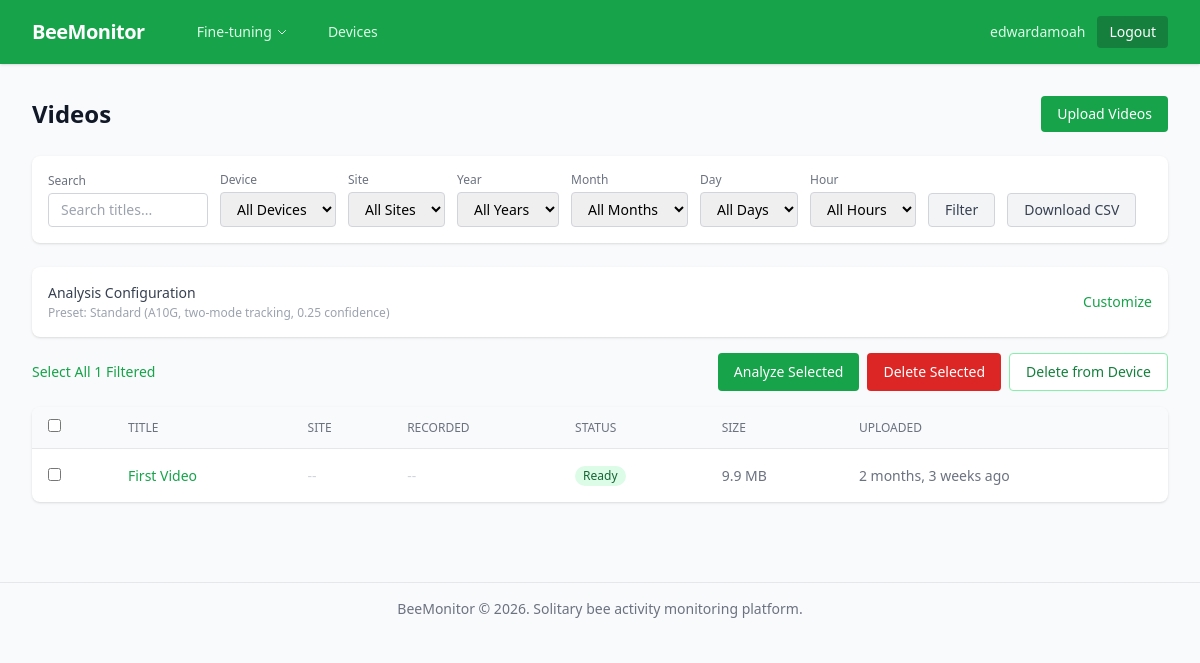
The page /videos/ (signed in) on the database its author committed.
### apps/videos/models.py (models this page shows, shortened)
class Video(models.Model):
    class Status(models.TextChoices):
        UPLOADING = "uploading", "Uploading"
        READY = "ready", "Ready"
        PROCESSING = "processing", "Processing"
        ARCHIVED = "archived", "Archived"
    user = models.ForeignKey(
        settings.AUTH_USER_MODEL,
        on_delete=models.CASCADE,
        related_name="videos",
    )
    source = models.ForeignKey(
        "sources.DataSource",
        on_delete=models.SET_NULL,
        null=True,
        blank=True,
        related_name="videos",
    )
    device = models.ForeignKey(
        "devices.Device",
        on_delete=models.SET_NULL,
        null=True,
        blank=True,
        related_name="videos",
    )
    title = models.CharField(max_length=300)
    storage_key = models.CharField(max_length=500)
    file_size_bytes = models.BigIntegerField()
    duration_seconds = models.FloatField(null=True, blank=True)
    resolution = models.CharField(max_length=20, blank=True)
    fps = models.FloatField(null=True, blank=True)
    uploaded_at = models.DateTimeField(auto_now_add=True)
    status = models.CharField(
        max_length=20,
        choices=Status.choices,
        default=Status.UPLOADING,
    )
    metadata = models.JSONField(default=dict, blank=True)
    recorded_at = models.DateTimeField(null=True, blank=True, help_text="When the video was recorded")
    site_name = models.CharField(max_length=200, blank=True, help_text="Field site name")
    year = models.IntegerField(null=True, blank=True)
    month = models.IntegerField(null=True, blank=True)
    day = models.IntegerField(null=True, blank=True)
    hour = models.IntegerField(null=True, blank=True)
    device_delete_requested = models.BooleanField(default=False)
    device_deleted_at = models.DateTimeField(null=True, blank=True)
    class Meta:
        ordering = ["-uploaded_at"]

### apps/videos/views.py (the view)
# urls.py: path("", views.VideoListView.as_view(), name="list"),
class VideoListView(LoginRequiredMixin, ListView):
    template_name = "videos/list.html"
    context_object_name = "videos"
    paginate_by = 20
    def get_queryset(self):
        qs = Video.objects.filter(user=self.request.user)
        search = self.request.GET.get("q", "").strip()
        site = self.request.GET.get("site")
        year = self.request.GET.get("year")
        month = self.request.GET.get("month")
        day = self.request.GET.get("day")
        hour = self.request.GET.get("hour")
        device = self.request.GET.get("device")
        if search:
            qs = qs.filter(title__icontains=search)
        if device:
            qs = qs.filter(device_id=device)
        if site:
            qs = qs.filter(site_name=_unsanitize_site(site))
        if year:
            try:
                qs = qs.filter(year=int(year))
            except (ValueError, TypeError):
                pass
        if month:
            try:
                qs = qs.filter(month=int(month))
            except (ValueError, TypeError):
                pass
        if day:
            try:
                qs = qs.filter(day=int(day))
            except (ValueError, TypeError):
                pass
        if hour:
            try:
                qs = qs.filter(hour=int(hour))
            except (ValueError, TypeError):
                pass
        return qs
    def get_context_data(self, **kwargs):
        ctx = super().get_context_data(**kwargs)
        user_videos = Video.objects.filter(user=self.request.user)
        ctx["site_names"] = sorted(set(
            _sanitize_site(s) for s in
            user_videos.exclude(site_name="").values_list("site_name", flat=True)
        ))
        ctx["years"] = sorted(set(
            user_videos.exclude(year=None).values_list("year", flat=True)
        ))
        ctx["months"] = sorted(set(
            user_videos.exclude(month=None).values_list("month", flat=True)
        ))
        ctx["days"] = sorted(set(
            user_videos.exclude(day=None).values_list("day", flat=True)
        ))
        ctx["hours"] = sorted(set(
            user_videos.exclude(hour=None).values_list("hour", flat=True)
        ))
        ctx["devices"] = [
            {"id": r["device_id"], "name": r["device__name"]}
            for r in user_videos.exclude(device=None)
            .values("device_id", "device__name").distinct().order_by("device__name")
        ]
        ctx["current_search"] = self.request.GET.get("q", "")
        ctx["current_device"] = self.request.GET.get("device", "")
        ctx["current_site"] = self.request.GET.get("site", "")
        ctx["current_year"] = self.request.GET.get("year", "")
        ctx["current_month"] = self.request.GET.get("month", "")
        ctx["current_day"] = self.request.GET.get("day", "")
        ctx["current_hour"] = self.request.GET.get("hour", "")
        filtered_qs = self.get_queryset()
        ctx["all_video_ids"] = list(filtered_qs.values_list("pk", flat=True))
        ctx["video_count"] = len(ctx["all_video_ids"])
        try:
            from apps.training.models import CustomModel
            all_models = CustomModel.objects.filter(user=self.request.user, is_active=True)
            ctx["custom_models"] = all_models  # all models for generic dropdown
            ctx["custom_nest_models"] = all_models.filter(model_type__in=["nest_detection", "custom"])
            ctx["custom_bee_models"] = all_models.filter(model_type__in=["bee_tracking", "custom"])
        except Exception:
            ctx["custom_models"] = []
            ctx["custom_nest_models"] = []
            ctx["custom_bee_models"] = []
        return ctx

### apps/videos/templatetags/video_filters.py (called while the page is built)
@register.filter
def sanitize_name(value):
    if not value:
        return value
    return _NATALIES_RE.sub("SiteA", str(value))

### apps/videos/templates/videos/list.html (shortened to what this page needs)
{% extends "base.html" %}
{% load video_filters %}
{% block content %}
<div class="flex justify-between items-center mb-6">
  <h1 class="text-2xl font-bold text-gray-900">Videos</h1>
  <a href="{% url 'videos:batch_upload' %}" class="bg-amber-600 hover:bg-amber-700 text-white px-4 py-2 rounded text-sm font-medium">Upload Videos</a>
</div>
<div class="bg-white shadow rounded-lg p-4 mb-6">
  <form method="get" class="flex flex-wrap gap-3 items-end">
    <div>
      <label class="block text-xs font-medium text-gray-500 mb-1">Search</label>
      <input type="text" name="q" value="{{ current_search }}" placeholder="Search titles..."
             class="border border-gray-300 rounded px-3 py-1.5 text-sm focus:ring-amber-500 focus:border-amber-500 w-40">
    </div>
    <div>
      <label class="block text-xs font-medium text-gray-500 mb-1">Device</label>
      <select name="device" class="border border-gray-300 rounded px-3 py-1.5 text-sm focus:ring-amber-500 focus:border-amber-500">
        <option value="">All Devices</option>
      </select>
    </div>
    <div>
      <label class="block text-xs font-medium text-gray-500 mb-1">Site</label>
      <select name="site" class="border border-gray-300 rounded px-3 py-1.5 text-sm focus:ring-amber-500 focus:border-amber-500">
        <option value="">All Sites</option>
      </select>
    </div>
    <div>
      <label class="block text-xs font-medium text-gray-500 mb-1">Year</label>
      <select name="year" class="border border-gray-300 rounded px-3 py-1.5 text-sm focus:ring-amber-500 focus:border-amber-500">
        <option value="">All Years</option>
      </select>
    </div>
    <div>
      <label class="block text-xs font-medium text-gray-500 mb-1">Month</label>
      <select name="month" class="border border-gray-300 rounded px-3 py-1.5 text-sm focus:ring-amber-500 focus:border-amber-500">
        <option value="">All Months</option>
      </select>
    </div>
    <div>
      <label class="block text-xs font-medium text-gray-500 mb-1">Day</label>
      <select name="day" class="border border-gray-300 rounded px-3 py-1.5 text-sm focus:ring-amber-500 focus:border-amber-500">
        <option value="">All Days</option>
      </select>
    </div>
    <div>
      <label class="block text-xs font-medium text-gray-500 mb-1">Hour</label>
      <select name="hour" class="border border-gray-300 rounded px-3 py-1.5 text-sm focus:ring-amber-500 focus:border-amber-500">
        <option value="">All Hours</option>
      </select>
    </div>
    <div>
      <button type="submit" class="bg-gray-100 hover:bg-gray-200 text-gray-700 px-4 py-1.5 rounded text-sm font-medium border border-gray-300">Filter</button>
    </div>
    <div>
      <a id="exportCsvBtn" href="{% url 'videos:export_csv' %}" class="inline-block bg-gray-100 hover:bg-gray-200 text-gray-700 px-4 py-1.5 rounded text-sm font-medium border border-gray-300">Download CSV</a>
    </div>
  </form>
</div>
{% if videos %}
<form method="post" action="{% url 'analysis:batch' %}" id="batchForm">
  {% include "analysis/components/config_panel.html" %}
  <div class="mb-4 flex justify-between items-center">
    <div class="flex items-center gap-3">
      <button type="button" onclick="selectAllFiltered()" class="text-sm text-amber-600 hover:underline font-medium">
        Select All {{ video_count }} Filtered
      </button>
    </div>
    <div class="flex gap-2">
      <button type="button" onclick="analyzeSelected()" class="bg-amber-600 hover:bg-amber-700 text-white px-4 py-2 rounded text-sm font-medium">
        Analyze Selected
      </button>
      <button type="button" onclick="deleteSelected()" class="bg-red-600 hover:bg-red-700 text-white px-4 py-2 rounded text-sm font-medium">
        Delete Selected
      </button>
      <button type="button" onclick="deleteFromDeviceSelected()" class="bg-white border border-amber-300 text-amber-700 hover:bg-amber-50 px-4 py-2 rounded text-sm font-medium" title="Free SD-card space on the source device. Server copies are kept.">
        Delete from Device
      </button>
    </div>
  </div>
</form>
<div class="bg-white shadow rounded-lg overflow-hidden">
  <table class="min-w-full divide-y divide-gray-200">
    <thead class="bg-gray-50">
      <tr>
        <th class="px-4 py-3 text-left text-xs font-medium text-gray-500 uppercase">
          <input type="checkbox" id="selectAll" class="rounded border-gray-300">
        </th>
        <th class="px-4 py-3 text-left text-xs font-medium text-gray-500 uppercase">Title</th>
        <th class="px-4 py-3 text-left text-xs font-medium text-gray-500 uppercase">Site</th>
        <th class="px-4 py-3 text-left text-xs font-medium text-gray-500 uppercase">Recorded</th>
        <th class="px-4 py-3 text-left text-xs font-medium text-gray-500 uppercase">Status</th>
        <th class="px-4 py-3 text-left text-xs font-medium text-gray-500 uppercase">Size</th>
        <th class="px-4 py-3 text-left text-xs font-medium text-gray-500 uppercase">Uploaded</th>
      </tr>
    </thead>
    <tbody class="divide-y divide-gray-200">
      {% for video in videos %}
      <tr>
        <td class="px-4 py-4 text-sm">
          <input type="checkbox" class="video-checkbox rounded border-gray-300" value="{{ video.pk }}" name="video_ids">
        </td>
        <td class="px-4 py-4 text-sm">
          <a href="{% url 'videos:detail' video.pk %}" class="text-amber-600 hover:underline font-medium">{{ video.title|sanitize_name }}</a>
        </td>
        <td class="px-4 py-4 text-sm text-gray-500">
          {% if video.site_name %}
          <span class="inline-flex px-2 py-0.5 text-xs font-medium rounded-full bg-blue-100 text-blue-800">{{ video.site_name|sanitize_name }}</span>
          {% else %}
          <span class="text-gray-300">--</span>
          {% endif %}
        </td>
        <td class="px-4 py-4 text-sm text-gray-500">
          {% if video.recorded_at %}
            {{ video.recorded_at|date:"Y-m-d H:i" }}
          {% else %}
            <span class="text-gray-300">--</span>
          {% endif %}
        </td>
        <td class="px-4 py-4 text-sm">
          <span class="inline-flex px-2 py-0.5 text-xs font-medium rounded-full
            {% if video.status == 'ready' %}bg-green-100 text-green-800
            {% elif video.status == 'processing' %}bg-amber-100 text-amber-800
            {% else %}bg-gray-100 text-gray-800{% endif %}">
            {{ video.get_status_display }}
          </span>
        </td>
        <td class="px-4 py-4 text-sm text-gray-500">{{ video.file_size_bytes|filesizeformat }}</td>
        <td class="px-4 py-4 text-sm text-gray-500">{{ video.uploaded_at|timesince }} ago</td>
      </tr>
      {% endfor %}
    </tbody>
  </table>
</div>
{% else %}
<div class="bg-white shadow rounded-lg p-12 text-center">
  <p class="text-gray-500 mb-4">No videos uploaded yet.</p>
  <a href="{% url 'videos:upload' %}" class="text-amber-600 hover:underline font-medium">Upload your first video</a>
</div>
{% endif %}
{% endblock %}

### templates/components/navbar.html (shortened to what this page needs)
<nav class="bg-amber-600 shadow" x-data="{ open: false }">
  <div class="max-w-7xl mx-auto px-4 sm:px-6 lg:px-8">
    <div class="flex justify-between h-16">
      <div class="flex items-center">
        <a href="{% url 'analysis:analytics' %}" class="flex items-center">
          <span class="text-white text-xl font-bold tracking-tight">BeeMonitor</span>
        </a>
        <div class="hidden md:flex md:ml-10 md:space-x-4 md:items-center">
          <div class="relative" x-data="{ ft: false }" @click.away="ft = false">
            <button @click="ft = !ft"
                    class="text-amber-100 hover:text-white px-3 py-2 rounded-md text-sm font-medium inline-flex items-center gap-1">
              Fine-tuning
              <svg class="h-3 w-3" fill="none" viewBox="0 0 24 24" stroke="currentColor"><path stroke-linecap="round" stroke-linejoin="round" stroke-width="2" d="M19 9l-7 7-7-7"/></svg>
            </button>
          </div>
          <a href="{% url 'devices:list' %}" class="text-amber-100 hover:text-white px-3 py-2 rounded-md text-sm font-medium">Devices</a>
        </div>
      </div>
      <div class="hidden md:flex md:items-center md:space-x-3">
        {% if user.is_authenticated %}
        <a href="{% url 'accounts:usage' %}" class="text-amber-100 hover:text-white text-sm" title="Account &amp; settings">{{ user.username }}</a>
        <form method="post" action="{% url 'accounts:logout' %}" class="inline">{% csrf_token %}<button type="submit" class="bg-amber-700 hover:bg-amber-800 text-white px-3 py-1.5 rounded text-sm">Logout</button></form>
        {% else %}
        <a href="{% url 'accounts:login' %}" class="text-amber-100 hover:text-white px-3 py-2 text-sm font-medium">Login</a>
        <a href="{% url 'accounts:register' %}" class="bg-white text-amber-700 hover:bg-amber-50 px-3 py-1.5 rounded text-sm font-medium">Register</a>
        {% endif %}
      </div>
    </div>
  </div>
</nav>

### rows shown on the page
Video: title|sanitize_name "First Video", status "Ready", file_size_bytes|filesizeformat "9.9 MB", uploaded_at "2 months, 3 weeks"

### other values the page prints
{{ user.username }} "edwardamoah"
{{ video_count }} "1"
